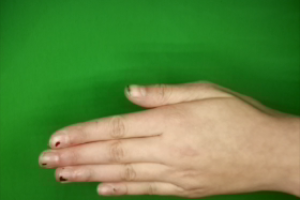
#> input picture deep_learning/dataset/rps_test/paper/0eqArS2GgsBeqgSn.png, 300 x 200 px, given in place of kevin.mp4, which was not available
$ python change_detector.py
#> lines starting #> are read from the running program, lines starting #| are printed output that depends on the picture; pictures that were not available may be replaced by others from this repository, and a replacement may not be noted
import argparse
import datetime
import time
import cv2

dim = (600, 400) # resizing image

vc = cv2.VideoCapture("/home/peter/PycharmProjects/image_processing_assignment_1/kevin.mp4") # video capture [1]

out = cv2.VideoWriter('output.mp4', -1, 20.0, (640,480))

rval, frame = vc.read()
#> frame is the input picture: shape (200, 300, 3); mean B, G, R 64.9, 136.3, 92.6

firstFrame = None

while True:

    if frame is not None:

        rval, frame = vc.read()

    else:
        break

    shape = cv2.getStructuringElement(cv2.MORPH_ELLIPSE, (7, 7))

    resized = cv2.resize(frame, dim, interpolation=cv2.INTER_AREA)

    gray = cv2.cvtColor(resized, cv2.COLOR_BGR2GRAY)
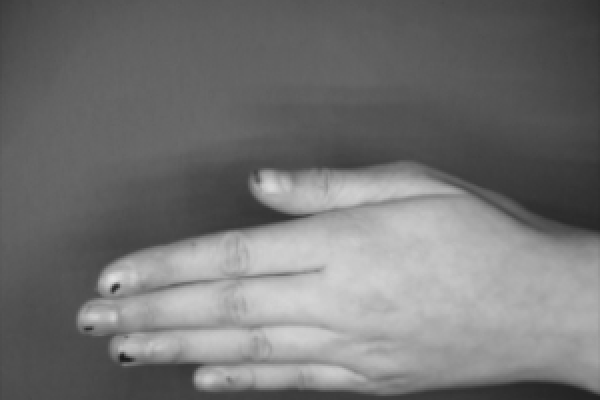
#> gray: shape (400, 600); min 24, max 226, mean 115.1
    gray = cv2.GaussianBlur(gray, (21, 21), 0)

    if firstFrame is None:
        firstFrame = gray

    frameDelta = cv2.absdiff(firstFrame, gray)
#> frameDelta: shape (400, 600); every value is 0

    thresh = cv2.threshold(frameDelta, 25, 255, cv2.THRESH_BINARY)[1]

    thresh = cv2.dilate(thresh, None, iterations=2)

    contours, H = cv2.findContours(thresh, cv2.RETR_EXTERNAL, cv2.CHAIN_APPROX_SIMPLE)
#> contours = []; H = None

    contours = sorted(contours, key=cv2.contourArea, reverse=True)

    #for c in contours:
    # compute the bounding box for the contour, draw it on the frame,
    # and update the text
    max_area = 0
    for i in range(len(contours)):  # finding largest contour by area [3]
        contour = contours[i]
        area = cv2.contourArea(contour)
        if area > max_area:
            max_area = area
            ci = i
#> this loop made 0 passes
#> after the loop, max_area = 0
    if len(contours) > 0:
        (x, y, w, h) = cv2.boundingRect(contours[ci])
        cv2.rectangle(resized, (x, y), (x + w, y + h), (0, 255, 0), 2)
        moments = cv2.moments(contours[ci])
        if moments['m00'] != 0:  # this gives the centre of the moments [3]
            cx = int(moments['m10'] / moments['m00'])  # cx = M10/M00
            cy = int(moments['m01'] / moments['m00'])  # cy = M01/M00
        center = (cx, cy)
        cv2.circle(resized, center, 5, [0, 0, 255], 2)  # draws small circle at the center moment

    cv2.imshow("FIRST", resized)
    #cv2.imshow("SECOND", firstFrame)
    #cv2.imshow("ABS-DIFF", frameDelta)
    #cv2.imshow("THRESH", thresh)

    if cv2.waitKey(1) & 0xFF == ord('q'):
#> (key q is pressed here)
        break

out.release()

$ run again, on deep_learning/dataset/rps_test/paper/2UKnsncgPodQLOFR.png
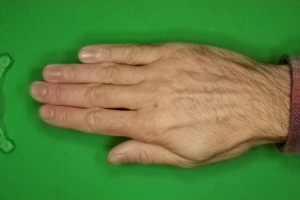
#> input picture deep_learning/dataset/rps_test/paper/2UKnsncgPodQLOFR.png, 300 x 200 px, given in place of kevin.mp4, which was not available
#> frame is the input picture: shape (200, 300, 3); mean B, G, R 63.5, 129.9, 92.7
#> `gray = cv2.cvtColor(resized, cv2.COLOR_BGR2GRAY)`:
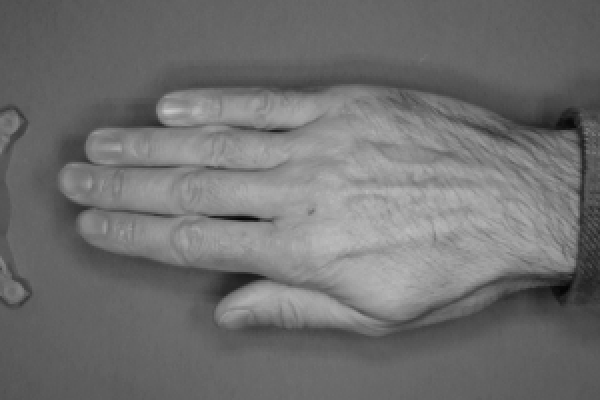
#> gray: shape (400, 600); min 5, max 200, mean 111.2
#> frameDelta: shape (400, 600); every value is 0
#> contours = []; H = None
#> after the loop `for i in range(len(contours)):`: max_area = 0

$ run again, on deep_learning/dataset/rps_test/paper/37PRV3B9HxuUPkQr.png
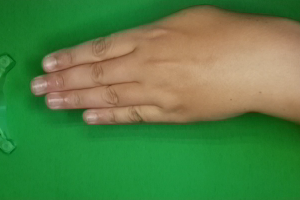
#> input picture deep_learning/dataset/rps_test/paper/37PRV3B9HxuUPkQr.png, 300 x 200 px, given in place of kevin.mp4, which was not available
#> frame is the input picture: shape (200, 300, 3); mean B, G, R 68.8, 129.1, 83.7
#> `gray = cv2.cvtColor(resized, cv2.COLOR_BGR2GRAY)`:
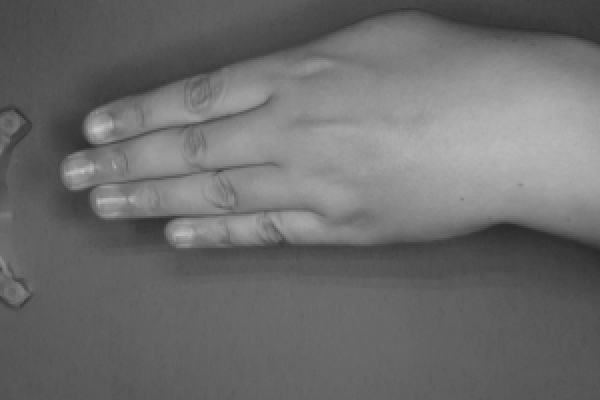
#> gray: shape (400, 600); min 42, max 198, mean 108.6
#> frameDelta: shape (400, 600); every value is 0
#> contours = []; H = None
#> after the loop `for i in range(len(contours)):`: max_area = 0
